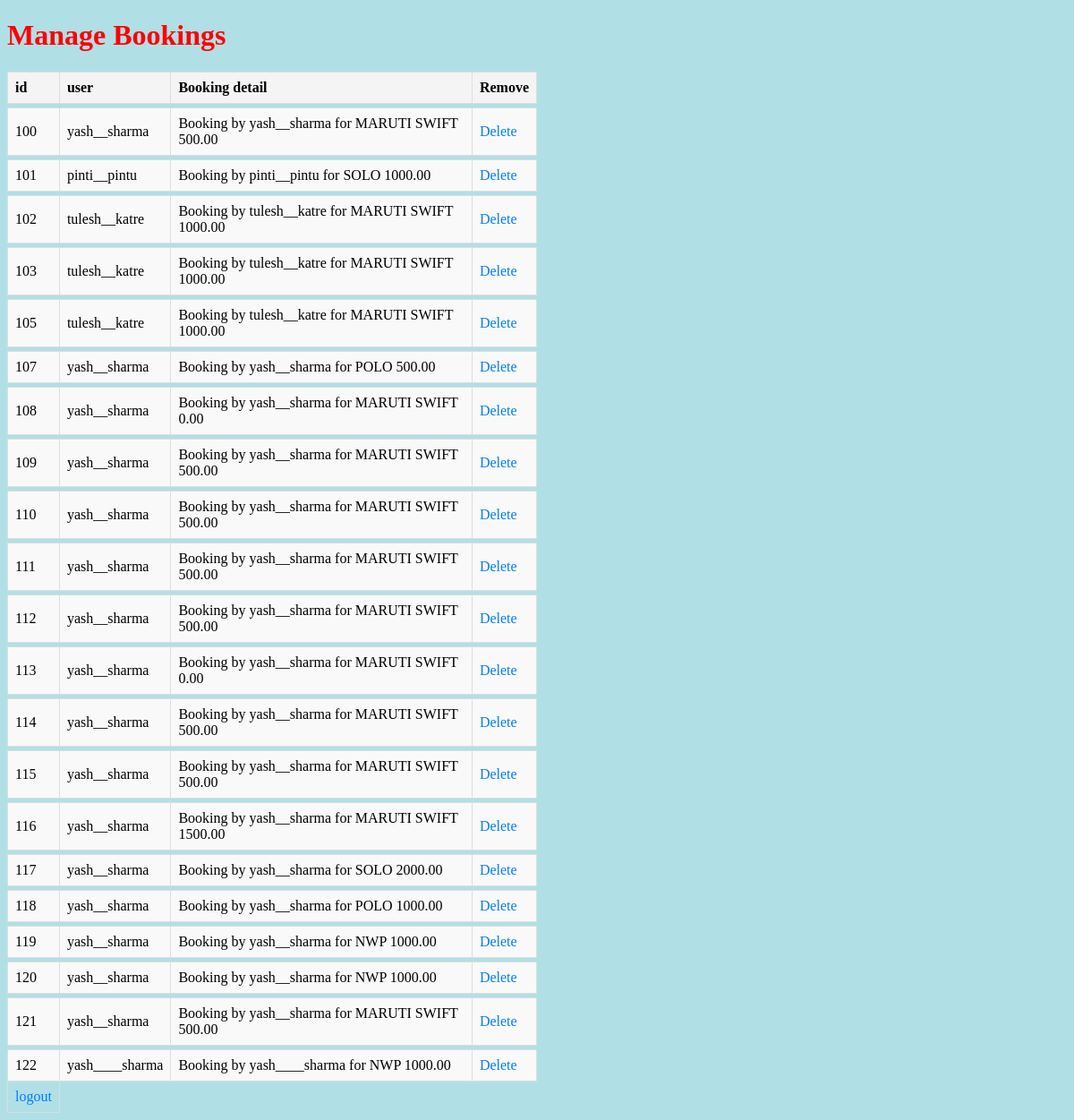
Screenshot of /manage_booking/ (signed in) with the database file from the repository.
### app1/models.py (models this page shows, shortened)
class Booking(models.Model):
    booking_id = models.UUIDField(default=uuid.uuid4)
    property = models.ForeignKey(Property, on_delete=models.CASCADE, related_name='bookings')
    user = models.ForeignKey(User, on_delete=models.CASCADE, related_name='bookings')
    start_date = models.DateField(default=date.today)
    end_date = models.DateField(default=date.today)
    total_cost = models.DecimalField(max_digits=10, decimal_places=2)
    status = models.CharField(max_length=10, default='available')
    created_at = models.DateTimeField(auto_now_add=True)
    updated_at = models.DateTimeField(auto_now=True)
    def __str__(self):
        return f"Booking by {self.user.username} for {self.property.title} {self.total_cost}"

class User(AbstractUser):
    ROLE_CHOICES = (
        ('owner', 'Property Owner'),
        ('buyer', 'Buyer'),
        ('admin', 'Administrator'),
    )
    role = models.CharField(max_length=10, choices=ROLE_CHOICES, default='buyer')

class Property(models.Model):
    owner = models.ForeignKey(User, on_delete=models.CASCADE, related_name='properties')
    title = models.CharField(max_length=200)
    address = models.TextField()
    description = models.TextField()
    rent_amount = models.DecimalField(max_digits=10, decimal_places=2)
    available_date = models.DateField()
    image = models.ImageField(default='hh.png')

### app1/views.py (the view)
# urls.py: path('manage_booking/', views.manage_booking, name='manage_booking'),
@login_required
def manage_booking(request):
    bookings = Booking.objects.all()
    return render(request, 'manage_booking.html', {'bookings': bookings})

### app1/templates/manage_booking.html (shortened to what this page needs)
<!DOCTYPE html>
<html>
<head>
</head>
<body>
    <h1>Manage Bookings</h1>
    <table>
        <thead>
            <table style="width:50%">
            <tr>
                <th>id</th>
                <th>user</th>
                <th>Booking detail</th>
                <th>Remove</th>
            </tr>
        </thead>
        <tbody>
            {% for booking in bookings %}
            <tr style="height:5px"></tr>
            <tr>
                <td>{{ booking.id }}</td>
                <td>{{ booking.user }}</td>
                <td>{{ booking }}</td>
                <td>
                    <a href="{% url 'delete' booking.id %}">Delete</a>
                </td>
            </tr>
            {% endfor %}
            <td>
                <a href="{% url 'logout' %}">logout</a>
            </td>
        </tbody>
    </table>
</body>
</html>

### app1/templates/manage_booking.html (style rules this page uses)
body { background-color: powderblue; }
h1 { color: red; }
table { width: 100%; border-collapse: collapse; }
th, td { border: 1px solid #ddd; padding: 8px; text-align: left; }
th { background-color: #f4f4f4; }
tr:nth-child(even) { background-color: #f9f9f9; }
a { color: #007bff; text-decoration: none; }

### rows the page displays
Booking: id "100", user "yash__sharma", user+property+total_cost "Booking by yash__sharma for MARUTI SWIFT 500.00"
Booking: id "101", user "pinti__pintu", user+property+total_cost "Booking by pinti__pintu for SOLO 1000.00"
Booking: id "102", user "tulesh__katre", user+property+total_cost "Booking by tulesh__katre for MARUTI SWIFT 1000.00"
Booking: id "103", user "tulesh__katre", user+property+total_cost "Booking by tulesh__katre for MARUTI SWIFT 1000.00"
Booking: id "105", user "tulesh__katre", user+property+total_cost "Booking by tulesh__katre for MARUTI SWIFT 1000.00"
Booking: id "107", user "yash__sharma", user+property+total_cost "Booking by yash__sharma for POLO 500.00"
Booking: id "108", user "yash__sharma", user+property+total_cost "Booking by yash__sharma for MARUTI SWIFT 0.00"
Booking: id "109", user "yash__sharma", user+property+total_cost "Booking by yash__sharma for MARUTI SWIFT 500.00"
Booking: id "110", user "yash__sharma", user+property+total_cost "Booking by yash__sharma for MARUTI SWIFT 500.00"
Booking: id "111", user "yash__sharma", user+property+total_cost "Booking by yash__sharma for MARUTI SWIFT 500.00"
Booking: id "112", user "yash__sharma", user+property+total_cost "Booking by yash__sharma for MARUTI SWIFT 500.00"
Booking: id "113", user "yash__sharma", user+property+total_cost "Booking by yash__sharma for MARUTI SWIFT 0.00"
Booking: id "114", user "yash__sharma", user+property+total_cost "Booking by yash__sharma for MARUTI SWIFT 500.00"
Booking: id "115", user "yash__sharma", user+property+total_cost "Booking by yash__sharma for MARUTI SWIFT 500.00"
Booking: id "116", user "yash__sharma", user+property+total_cost "Booking by yash__sharma for MARUTI SWIFT 1500.00"
Booking: id "117", user "yash__sharma", user+property+total_cost "Booking by yash__sharma for SOLO 2000.00"
Booking: id "118", user "yash__sharma", user+property+total_cost "Booking by yash__sharma for POLO 1000.00"
Booking: id "119", user "yash__sharma", user+property+total_cost "Booking by yash__sharma for NWP 1000.00"
Booking: id "120", user "yash__sharma", user+property+total_cost "Booking by yash__sharma for NWP 1000.00"
Booking: id "121", user "yash__sharma", user+property+total_cost "Booking by yash__sharma for MARUTI SWIFT 500.00"
Booking: id "122", user "yash____sharma", user+property+total_cost "Booking by yash____sharma for NWP 1000.00"
